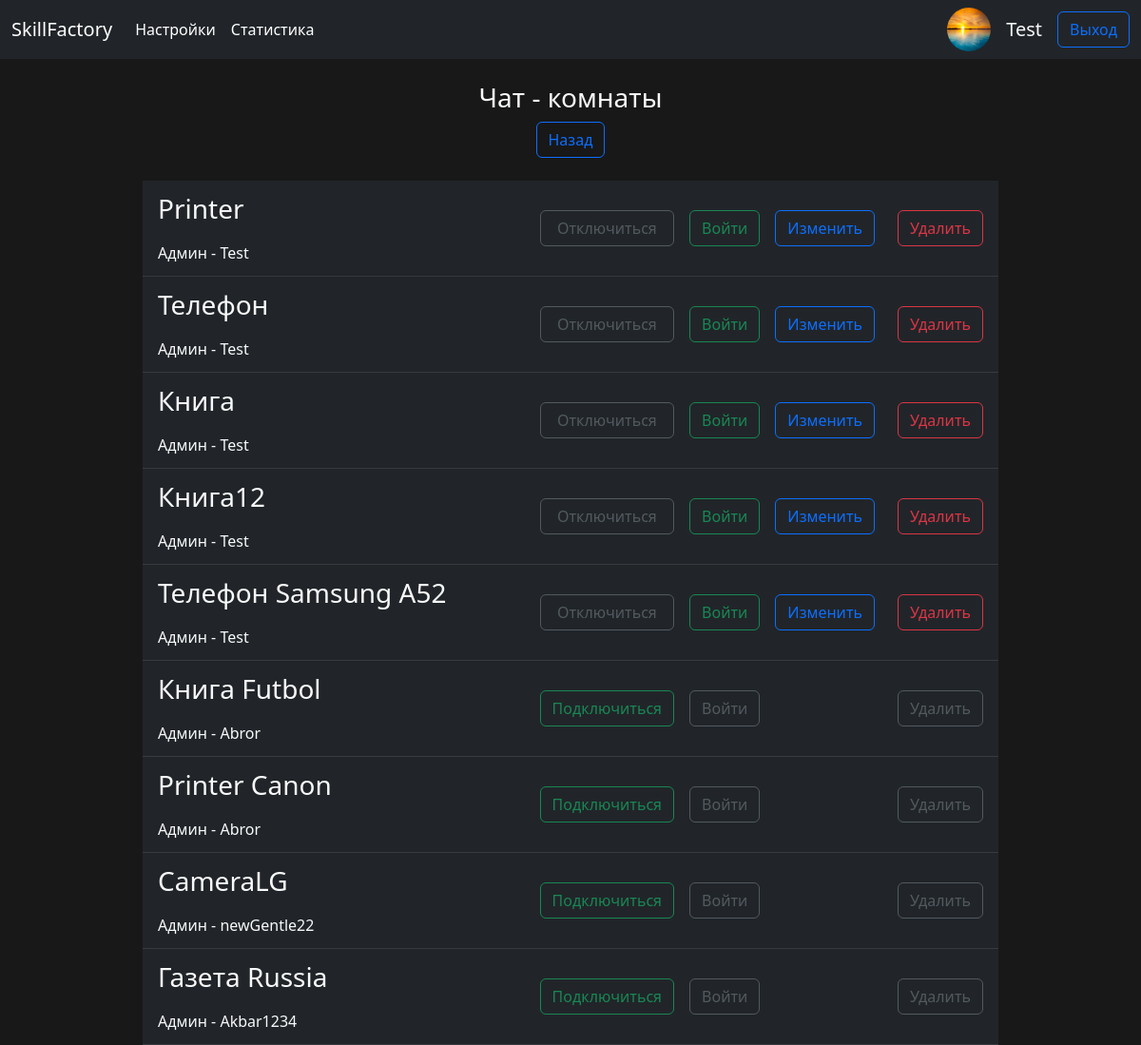
The app's page /chat_rooms/ (signed in) with its own data.
### App/models.py (models this page shows)
class account(models.Model):
    user = models.OneToOneField(User, on_delete=models.CASCADE)
    avatar = models.ImageField(default='user.png', upload_to='images')

class chatroom(models.Model):
    name = models.CharField(max_length=64)
    author = models.ForeignKey(User, on_delete=models.CASCADE)
    create_date = models.DateTimeField(auto_now_add=True)

### App/views.py (the view)
# urls.py: path('chat_rooms/', chat_rooms, name='chat_rooms'),
def chat_rooms(request):
    rooms = chatroom.objects.all()
    _member = members.objects.filter(member_id=request.user.id).values_list('room_id', flat=True)
    return render(request, template_name='rooms.html', context={'contents':rooms, 'members': _member})

### templates/rooms.html (shortened to what this page needs)
{% extends 'default.html' %}
{% load crispy_forms_tags %}
{% block content %}
{% if contents %}
<h3 class="text-center mt-4 text-light">Чат - комнаты</h3>
<div class="text-center">
   <a href='/' class="btn btn-outline-primary">Назад</a>
</div>
<table class="table table-dark align-middle table-ms mt-2 w-75 mt-4 chat_rooms">
   {% for room in contents %}
      <tr class="">
         <td class="text-light ps-3 w-75 fs-3 ">
            {{room.name}} <br>
            <span class='fs-6'>Админ - {{room.author.username}}</span>
         </td>
         {% if room.id in members %}
            {% if request.user.id == room.author.id %}
               <td><a href={% url 'OutFromRoom' room.id %} class='btn btn-outline-secondary w-100 disabled' id='out_from_room'>Отключиться</a></td>
            {% else %}
               <td><a href={% url 'OutFromRoom' room.id %} class='btn btn-outline-success w-100' id='out_from_room'>Отключиться</a></td>
            {% endif %}
            <td><a href={% url 'chat_room' room.id %} class='btn btn-outline-success'>Войти</a></td>
         {% else %}
            <td><a href={% url 'JoinToRoom' room.id %} class='btn btn-outline-success' id='join_to_room'>Подключиться</a></td>
            <td><a href={% url 'chat_room' room.id %} class='btn btn-outline-secondary disabled'>Войти</a></td>
         {% endif %}
         {% if room.author_id == request.user.id%}
            <td class="text-end pe-3"> <a href={% url 'edit_room' room.id %} class="btn btn-outline-primary">Изменить</a></td>
            <td class="text-end pe-3"> <a href={% url 'edit_room' room.id %} class="btn btn-outline-danger ">Удалить</a></td>
         {% else %}
            <td></td>
            <td class="text-end pe-3"> <a class="btn btn-outline-secondary disabled">Удалить</a></td>
         {% endif %}
      </tr>
   {% endfor %}
</table>
{% else %}
<div class="text-center text-light">
   <h3> Нет Чат-комнат</h3>
   <a href='/' class="btn btn-outline-primary">Назад</a>
</div>
{% endif %}
{% endblock content %}

### templates/default.html (shortened to what this page needs)
<!DOCTYPE html>
{% load static %}
<html lang="en">
<head>
    <link rel="stylesheet" href={% static 'css/styles.css' %}>
</head>
<body>
    <nav class="navbar navbar-expand-lg navbar-dark bg-dark">
        <div class="container-fluid">
          <a class="navbar-brand" href="/">SkillFactory</a>
          <div class="collapse navbar-collapse" id="navbarNavDropdown">
            <ul class="navbar-nav">
              <li class="nav-item">
                <a class="nav-link active" aria-current="page" href="{% url 'profile' %}">Настройки</a>
              </li>
              <li class="nav-item">
                <a class="nav-link active" href={% url 'stats' %}>Статистика</a>
              </li>
            </ul>
          </div>
          {% if user.is_authenticated %}
            {% if user.accaunt.avatar == '/media/user.png' %}
               <img src='/media/user.png' class="rounded-circle"></img>
              {% else %}
              <img src="/media/{{ user.account.avatar }}" class="rounded-circle"></img>
            {% endif %}
            <div class='text-center p-0 m-0 ms-3'>
              <p class='text-light fs-5 p-0 m-0'>{{ request.user.username }}</p>
            </div>
            <a href='/accounts/logout' class='btn btn-outline-primary ms-3'>Выход</a>
          {% else %}
            <a href='/accounts/login' class='btn btn-outline-primary'>Вход</a>
            <a href='/accounts/signup' class='btn btn-outline-primary ms-3'>Регистрация</a>
          {% endif %}
        </div>
      </nav>
    {% block content%} {% endblock content%}
</body>
</html>

### static/css/styles.css (style rules this page uses)
body { background-color: #181818; }
img { max-height: 100%; max-width: 100%; width: 46px; height: 46px; top: 0; left: 0; bottom: 0; right: 0; margin: auto; border-radius: 50%; pointer-events: none; }
table.chat_rooms { margin: 0 auto; }

### records on screen
chatroom: name "Printer", author.username "Test", shows "Отключиться", shows "Войти", shows "Изменить"
chatroom: name "Телефон", author.username "Test", shows "Отключиться", shows "Войти", shows "Изменить"
chatroom: name "Книга", author.username "Test", shows "Отключиться", shows "Войти", shows "Изменить"
chatroom: name "Книга12", author.username "Test", shows "Отключиться", shows "Войти", shows "Изменить"
chatroom: name "Телефон Samsung A52", author.username "Test", shows "Отключиться", shows "Войти", shows "Изменить"
chatroom: name "Книга Futbol", author.username "Abror", shows "Подключиться", shows "Удалить"
chatroom: name "Printer Canon", author.username "Abror", shows "Подключиться", shows "Удалить"
chatroom: name "CameraLG", author.username "newGentle22", shows "Подключиться", shows "Удалить"
chatroom: name "Газета Russia", author.username "Akbar1234", shows "Подключиться", shows "Удалить"

### other values on screen
{{ request.user.username }} "Test"
